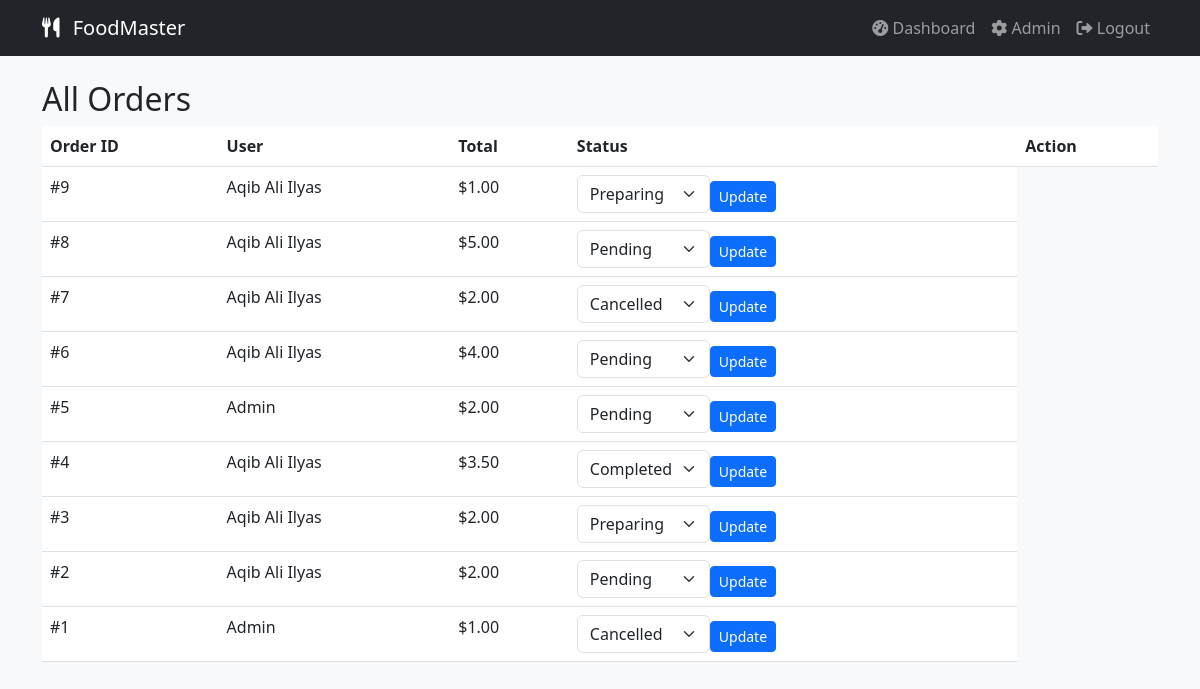
The app's page /food_ms/admin/manage_orders.php (signed in) with its own data.
### tables this page shows
CREATE TABLE `orders` (
  `id` int(11) NOT NULL,
  `user_id` int(11) NOT NULL,
  `total_amount` decimal(10,2) NOT NULL,
  `status` enum('Pending','Preparing','Completed','Cancelled') DEFAULT 'Pending',
  `created_at` timestamp NOT NULL DEFAULT current_timestamp()
);

CREATE TABLE `users` (
  `id` int(11) NOT NULL,
  `name` varchar(100) NOT NULL,
  `email` varchar(100) NOT NULL,
  `password` varchar(255) NOT NULL,
  `role` enum('user','admin') DEFAULT 'user',
  `created_at` timestamp NOT NULL DEFAULT current_timestamp()
);

### food_ms/admin/manage_orders.php (the view, shortened to what this page needs)
<?php require_once '../includes/config.php'; require_once '../includes/auth_check.php'; if(!isAdmin()) header("Location: ../user/dashboard.php");
?>
<?php include '../includes/header.php'; ?>
<h2>All Orders</h2>
<table class="table">
    <thead><tr><th>Order ID</th><th>User</th><th>Total</th><th>Status</th><th>Action</th></tr></thead>
    <tbody>
    <?php
    $res = $conn->query("SELECT o.*, u.name FROM orders o JOIN users u ON o.user_id=u.id ORDER BY o.created_at DESC");
    while($row=$res->fetch_assoc()):
    ?>
    <tr><td>#<?= $row['id'] ?></td><td><?= $row['name'] ?></td><td>$<?= $row['total_amount'] ?></td><td><form method="POST"><input type="hidden" name="order_id" value="<?= $row['id'] ?>"><select name="status" class="form-select d-inline w-auto"><?php foreach(['Pending','Preparing','Completed','Cancelled'] as $s): ?><option <?= ($s==$row['status'])?'selected':'' ?>><?= $s ?></option><?php endforeach; ?></select><button type="submit" name="update_status" class="btn btn-sm btn-primary">Update</button></form></td></tr>
    <?php endwhile; ?>
    </tbody>
</table>
<?php include '../includes/footer.php'; ?>

### food_ms/includes/header.php (shortened to what this page needs)
<!DOCTYPE html>
<html lang="en">
<head>
    <link href="https://cdn.jsdelivr.net/npm/bootstrap@5.3.0/dist/css/bootstrap.min.css" rel="stylesheet">
    <link rel="stylesheet" href="https://cdnjs.cloudflare.com/ajax/libs/font-awesome/6.0.0/css/all.min.css">
    <link rel="stylesheet" href="../assets/css/style.css">
</head>
<body>
<nav class="navbar navbar-expand-lg navbar-dark bg-dark">
    <div class="container">
        <a class="navbar-brand" href="../index.php"><i class="fas fa-utensils"></i> FoodMaster</a>
        <div class="collapse navbar-collapse" id="navbarNav">
            <ul class="navbar-nav ms-auto">
                <?php if(isset($_SESSION['user_id'])): ?>
                    <li class="nav-item"><a class="nav-link" href="../user/dashboard.php"><i class="fas fa-tachometer-alt"></i> Dashboard</a></li>
                    <?php if($_SESSION['role'] == 'admin'): ?>
                        <li class="nav-item"><a class="nav-link" href="../admin/dashboard.php"><i class="fas fa-cog"></i> Admin</a></li>
                    <?php endif; ?>
                    <li class="nav-item"><a class="nav-link" href="../logout.php"><i class="fas fa-sign-out-alt"></i> Logout</a></li>
                <?php else: ?>
                    <li class="nav-item"><a class="nav-link" href="../login.php">Login</a></li>
                    <li class="nav-item"><a class="nav-link" href="../register.php">Register</a></li>
                <?php endif; ?>
            </ul>
        </div>
    </div>
</nav>
<div class="container mt-4">

### food_ms/includes/footer.php (shortened to what this page needs)
</div>
</body>
</html>

### food_ms/assets/css/style.css (style rules this page uses)
body { background: #f8f9fa; font-family: 'Segoe UI', sans-serif; }
.navbar-brand i { margin-right: 8px; }

### records on screen
orders: id "9", user.name "Aqib Ali Ilyas", total_amount "1.00", status "Preparing"
orders: id "8", user.name "Aqib Ali Ilyas", total_amount "5.00", status "Pending"
orders: id "7", user.name "Aqib Ali Ilyas", total_amount "2.00", status "Cancelled"
orders: id "6", user.name "Aqib Ali Ilyas", total_amount "4.00", status "Pending"
orders: id "5", user.name "Admin", total_amount "2.00", status "Pending"
orders: id "4", user.name "Aqib Ali Ilyas", total_amount "3.50", status "Completed"
orders: id "3", user.name "Aqib Ali Ilyas", total_amount "2.00", status "Preparing"
orders: id "2", user.name "Aqib Ali Ilyas", total_amount "2.00", status "Pending"
orders: id "1", user.name "Admin", total_amount "1.00", status "Cancelled"
